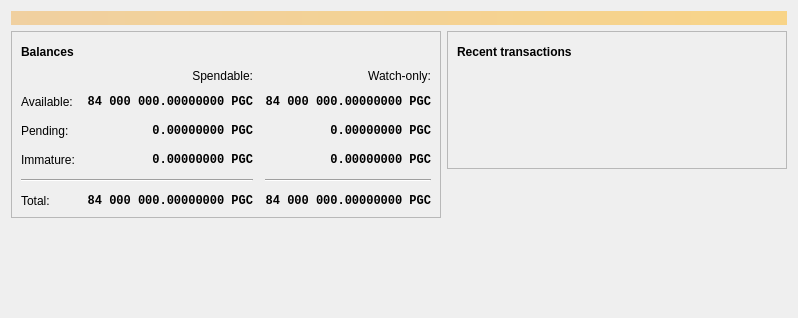
<?xml version="1.0" encoding="UTF-8"?>
<ui version="4.0">
 <class>OverviewPage</class>
 <widget class="QWidget" name="OverviewPage">
  <property name="geometry">
   <rect>
    <x>0</x>
    <y>0</y>
    <width>798</width>
    <height>318</height>
   </rect>
  </property>
  <property name="windowTitle">
   <string>Form</string>
  </property>
  <layout class="QVBoxLayout" name="topLayout">
   <item>
    <widget class="QLabel" name="labelAlerts">
     <property name="visible">
      <bool>false</bool>
     </property>
     <property name="styleSheet">
      <string notr="true">QLabel { background-color: qlineargradient(x1: 0, y1: 0, x2: 1, y2: 0, stop:0 #F0D0A0, stop:1 #F8D488); color:#000000; }</string>
     </property>
     <property name="wordWrap">
      <bool>true</bool>
     </property>
     <property name="margin">
      <number>3</number>
     </property>
     <property name="textInteractionFlags">
      <set>Qt::TextSelectableByMouse</set>
     </property>
    </widget>
   </item>
   <item>
    <layout class="QHBoxLayout" name="horizontalLayout" stretch="1,1">
     <item>
      <layout class="QVBoxLayout" name="verticalLayout_2">
       <item>
        <widget class="QFrame" name="frame">
         <property name="frameShape">
          <enum>QFrame::StyledPanel</enum>
         </property>
         <property name="frameShadow">
          <enum>QFrame::Raised</enum>
         </property>
         <layout class="QVBoxLayout" name="verticalLayout_4">
          <item>
           <layout class="QHBoxLayout" name="horizontalLayout_4">
            <item>
             <widget class="QLabel" name="label_5">
              <property name="font">
               <font>
                <weight>75</weight>
                <bold>true</bold>
               </font>
              </property>
              <property name="text">
               <string>Balances</string>
              </property>
             </widget>
            </item>
            <item>
             <widget class="QPushButton" name="labelWalletStatus">
              <property name="enabled">
               <bool>true</bool>
              </property>
              <property name="maximumSize">
               <size>
                <width>30</width>
                <height>16777215</height>
               </size>
              </property>
              <property name="toolTip">
               <string>The displayed information may be out of date. Your wallet automatically synchronizes with the PenguinCoin network after a connection is established, but this process has not completed yet.</string>
              </property>
              <property name="text">
               <string/>
              </property>
              <property name="icon">
               <iconset resource="../bitcoin.qrc">
                <normaloff>:/icons/warning</normaloff>
                <disabledoff>:/icons/warning</disabledoff>:/icons/warning</iconset>
              </property>
              <property name="iconSize">
               <size>
                <width>24</width>
                <height>24</height>
               </size>
              </property>
              <property name="flat">
               <bool>true</bool>
              </property>
             </widget>
            </item>
            <item>
             <spacer name="horizontalSpacer_3">
              <property name="orientation">
               <enum>Qt::Horizontal</enum>
              </property>
              <property name="sizeHint" stdset="0">
               <size>
                <width>40</width>
                <height>20</height>
               </size>
              </property>
             </spacer>
            </item>
           </layout>
          </item>
          <item>
           <layout class="QGridLayout" name="gridLayout">
            <property name="spacing">
             <number>12</number>
            </property>
            <item row="2" column="2">
             <widget class="QLabel" name="labelWatchPending">
              <property name="font">
               <font>
                <family>Monospace</family>
                <weight>75</weight>
                <bold>true</bold>
               </font>
              </property>
              <property name="cursor">
               <cursorShape>IBeamCursor</cursorShape>
              </property>
              <property name="toolTip">
               <string>Unconfirmed transactions to watch-only addresses</string>
              </property>
              <property name="text">
               <string notr="true">0.00000000 PGC</string>
              </property>
              <property name="alignment">
               <set>Qt::AlignRight|Qt::AlignTrailing|Qt::AlignVCenter</set>
              </property>
              <property name="textInteractionFlags">
               <set>Qt::LinksAccessibleByMouse|Qt::TextSelectableByKeyboard|Qt::TextSelectableByMouse</set>
              </property>
             </widget>
            </item>
            <item row="2" column="1">
             <widget class="QLabel" name="labelUnconfirmed">
              <property name="font">
               <font>
                <family>Monospace</family>
                <weight>75</weight>
                <bold>true</bold>
               </font>
              </property>
              <property name="cursor">
               <cursorShape>IBeamCursor</cursorShape>
              </property>
              <property name="toolTip">
               <string>Total of transactions that have yet to be confirmed, and do not yet count toward the spendable balance</string>
              </property>
              <property name="text">
               <string notr="true">0.00000000 PGC</string>
              </property>
              <property name="alignment">
               <set>Qt::AlignRight|Qt::AlignTrailing|Qt::AlignVCenter</set>
              </property>
              <property name="textInteractionFlags">
               <set>Qt::LinksAccessibleByMouse|Qt::TextSelectableByKeyboard|Qt::TextSelectableByMouse</set>
              </property>
             </widget>
            </item>
            <item row="3" column="2">
             <widget class="QLabel" name="labelWatchImmature">
              <property name="font">
               <font>
                <family>Monospace</family>
                <weight>75</weight>
                <bold>true</bold>
               </font>
              </property>
              <property name="cursor">
               <cursorShape>IBeamCursor</cursorShape>
              </property>
              <property name="toolTip">
               <string>Mined balance in watch-only addresses that has not yet matured</string>
              </property>
              <property name="text">
               <string notr="true">0.00000000 PGC</string>
              </property>
              <property name="alignment">
               <set>Qt::AlignRight|Qt::AlignTrailing|Qt::AlignVCenter</set>
              </property>
              <property name="textInteractionFlags">
               <set>Qt::LinksAccessibleByMouse|Qt::TextSelectableByKeyboard|Qt::TextSelectableByMouse</set>
              </property>
             </widget>
            </item>
            <item row="4" column="0" colspan="2">
             <widget class="Line" name="line">
              <property name="orientation">
               <enum>Qt::Horizontal</enum>
              </property>
             </widget>
            </item>
            <item row="4" column="2">
             <widget class="Line" name="lineWatchBalance">
              <property name="sizePolicy">
               <sizepolicy hsizetype="Preferred" vsizetype="Fixed">
                <horstretch>0</horstretch>
                <verstretch>0</verstretch>
               </sizepolicy>
              </property>
              <property name="minimumSize">
               <size>
                <width>140</width>
                <height>0</height>
               </size>
              </property>
              <property name="orientation">
               <enum>Qt::Horizontal</enum>
              </property>
             </widget>
            </item>
            <item row="5" column="0">
             <widget class="QLabel" name="labelTotalText">
              <property name="text">
               <string>Total:</string>
              </property>
             </widget>
            </item>
            <item row="3" column="1">
             <widget class="QLabel" name="labelImmature">
              <property name="font">
               <font>
                <family>Monospace</family>
                <weight>75</weight>
                <bold>true</bold>
               </font>
              </property>
              <property name="cursor">
               <cursorShape>IBeamCursor</cursorShape>
              </property>
              <property name="toolTip">
               <string>Mined balance that has not yet matured</string>
              </property>
              <property name="text">
               <string notr="true">0.00000000 PGC</string>
              </property>
              <property name="alignment">
               <set>Qt::AlignRight|Qt::AlignTrailing|Qt::AlignVCenter</set>
              </property>
              <property name="textInteractionFlags">
               <set>Qt::LinksAccessibleByMouse|Qt::TextSelectableByKeyboard|Qt::TextSelectableByMouse</set>
              </property>
             </widget>
            </item>
            <item row="2" column="3">
             <spacer name="horizontalSpacer_2">
              <property name="orientation">
               <enum>Qt::Horizontal</enum>
              </property>
              <property name="sizeHint" stdset="0">
               <size>
                <width>40</width>
                <height>20</height>
               </size>
              </property>
             </spacer>
            </item>
            <item row="3" column="0">
             <widget class="QLabel" name="labelImmatureText">
              <property name="text">
               <string>Immature:</string>
              </property>
             </widget>
            </item>
            <item row="5" column="1">
             <widget class="QLabel" name="labelTotal">
              <property name="font">
               <font>
                <family>Monospace</family>
                <weight>75</weight>
                <bold>true</bold>
               </font>
              </property>
              <property name="cursor">
               <cursorShape>IBeamCursor</cursorShape>
              </property>
              <property name="toolTip">
               <string>Your current total balance</string>
              </property>
              <property name="text">
               <string notr="true">84 000 000.00000000 PGC</string>
              </property>
              <property name="alignment">
               <set>Qt::AlignRight|Qt::AlignTrailing|Qt::AlignVCenter</set>
              </property>
              <property name="textInteractionFlags">
               <set>Qt::LinksAccessibleByMouse|Qt::TextSelectableByKeyboard|Qt::TextSelectableByMouse</set>
              </property>
             </widget>
            </item>
            <item row="5" column="2">
             <widget class="QLabel" name="labelWatchTotal">
              <property name="font">
               <font>
                <family>Monospace</family>
                <weight>75</weight>
                <bold>true</bold>
               </font>
              </property>
              <property name="cursor">
               <cursorShape>IBeamCursor</cursorShape>
              </property>
              <property name="toolTip">
               <string>Current total balance in watch-only addresses</string>
              </property>
              <property name="text">
               <string notr="true">84 000 000.00000000 PGC</string>
              </property>
              <property name="alignment">
               <set>Qt::AlignRight|Qt::AlignTrailing|Qt::AlignVCenter</set>
              </property>
              <property name="textInteractionFlags">
               <set>Qt::LinksAccessibleByMouse|Qt::TextSelectableByKeyboard|Qt::TextSelectableByMouse</set>
              </property>
             </widget>
            </item>
            <item row="0" column="2">
             <widget class="QLabel" name="labelWatchonly">
              <property name="text">
               <string>Watch-only:</string>
              </property>
              <property name="alignment">
               <set>Qt::AlignRight|Qt::AlignTrailing|Qt::AlignVCenter</set>
              </property>
             </widget>
            </item>
            <item row="1" column="0">
             <widget class="QLabel" name="labelBalanceText">
              <property name="text">
               <string>Available:</string>
              </property>
             </widget>
            </item>
            <item row="1" column="1">
             <widget class="QLabel" name="labelBalance">
              <property name="font">
               <font>
                <family>Monospace</family>
                <weight>75</weight>
                <bold>true</bold>
               </font>
              </property>
              <property name="cursor">
               <cursorShape>IBeamCursor</cursorShape>
              </property>
              <property name="toolTip">
               <string>Your current spendable balance</string>
              </property>
              <property name="text">
               <string notr="true">84 000 000.00000000 PGC</string>
              </property>
              <property name="alignment">
               <set>Qt::AlignRight|Qt::AlignTrailing|Qt::AlignVCenter</set>
              </property>
              <property name="textInteractionFlags">
               <set>Qt::LinksAccessibleByMouse|Qt::TextSelectableByKeyboard|Qt::TextSelectableByMouse</set>
              </property>
             </widget>
            </item>
            <item row="1" column="2">
             <widget class="QLabel" name="labelWatchAvailable">
              <property name="font">
               <font>
                <family>Monospace</family>
                <weight>75</weight>
                <bold>true</bold>
               </font>
              </property>
              <property name="cursor">
               <cursorShape>IBeamCursor</cursorShape>
              </property>
              <property name="toolTip">
               <string>Your current balance in watch-only addresses</string>
              </property>
              <property name="text">
               <string notr="true">84 000 000.00000000 PGC</string>
              </property>
              <property name="alignment">
               <set>Qt::AlignRight|Qt::AlignTrailing|Qt::AlignVCenter</set>
              </property>
              <property name="textInteractionFlags">
               <set>Qt::LinksAccessibleByMouse|Qt::TextSelectableByKeyboard|Qt::TextSelectableByMouse</set>
              </property>
             </widget>
            </item>
            <item row="2" column="0">
             <widget class="QLabel" name="labelPendingText">
              <property name="text">
               <string>Pending:</string>
              </property>
             </widget>
            </item>
            <item row="0" column="1">
             <widget class="QLabel" name="labelSpendable">
              <property name="text">
               <string>Spendable:</string>
              </property>
              <property name="alignment">
               <set>Qt::AlignRight|Qt::AlignTrailing|Qt::AlignVCenter</set>
              </property>
             </widget>
            </item>
           </layout>
          </item>
         </layout>
        </widget>
       </item>
       <item>
        <spacer name="verticalSpacer">
         <property name="orientation">
          <enum>Qt::Vertical</enum>
         </property>
         <property name="sizeHint" stdset="0">
          <size>
           <width>20</width>
           <height>40</height>
          </size>
         </property>
        </spacer>
       </item>
      </layout>
     </item>
     <item>
      <layout class="QVBoxLayout" name="verticalLayout_3">
       <item>
        <widget class="QFrame" name="frame_2">
         <property name="frameShape">
          <enum>QFrame::StyledPanel</enum>
         </property>
         <property name="frameShadow">
          <enum>QFrame::Raised</enum>
         </property>
         <layout class="QVBoxLayout" name="verticalLayout">
          <item>
           <layout class="QHBoxLayout" name="horizontalLayout_2">
            <item>
             <widget class="QLabel" name="label_4">
              <property name="font">
               <font>
                <weight>75</weight>
                <bold>true</bold>
               </font>
              </property>
              <property name="text">
               <string>Recent transactions</string>
              </property>
             </widget>
            </item>
            <item>
             <widget class="QPushButton" name="labelTransactionsStatus">
              <property name="enabled">
               <bool>true</bool>
              </property>
              <property name="maximumSize">
               <size>
                <width>30</width>
                <height>16777215</height>
               </size>
              </property>
              <property name="toolTip">
               <string>The displayed information may be out of date. Your wallet automatically synchronizes with the PenguinCoin network after a connection is established, but this process has not completed yet.</string>
              </property>
              <property name="text">
               <string/>
              </property>
              <property name="icon">
               <iconset resource="../bitcoin.qrc">
                <normaloff>:/icons/warning</normaloff>
                <disabledoff>:/icons/warning</disabledoff>:/icons/warning</iconset>
              </property>
              <property name="iconSize">
               <size>
                <width>24</width>
                <height>24</height>
               </size>
              </property>
              <property name="flat">
               <bool>true</bool>
              </property>
             </widget>
            </item>
            <item>
             <spacer name="horizontalSpacer">
              <property name="orientation">
               <enum>Qt::Horizontal</enum>
              </property>
              <property name="sizeHint" stdset="0">
               <size>
                <width>40</width>
                <height>20</height>
               </size>
              </property>
             </spacer>
            </item>
           </layout>
          </item>
          <item>
           <widget class="TransactionOverviewWidget" name="listTransactions">
            <property name="styleSheet">
             <string notr="true">QListView { background: transparent; }</string>
            </property>
            <property name="frameShape">
             <enum>QFrame::NoFrame</enum>
            </property>
            <property name="verticalScrollBarPolicy">
             <enum>Qt::ScrollBarAlwaysOff</enum>
            </property>
            <property name="horizontalScrollBarPolicy">
             <enum>Qt::ScrollBarAlwaysOff</enum>
            </property>
            <property name="sizeAdjustPolicy">
             <enum>QAbstractScrollArea::AdjustToContents</enum>
            </property>
            <property name="selectionMode">
             <enum>QAbstractItemView::NoSelection</enum>
            </property>
            <property name="uniformItemSizes">
             <bool>true</bool>
            </property>
           </widget>
          </item>
         </layout>
        </widget>
       </item>
       <item>
        <spacer name="verticalSpacer_2">
         <property name="orientation">
          <enum>Qt::Vertical</enum>
         </property>
         <property name="sizeHint" stdset="0">
          <size>
           <width>20</width>
           <height>40</height>
          </size>
         </property>
        </spacer>
       </item>
      </layout>
     </item>
    </layout>
   </item>
  </layout>
 </widget>
 <customwidgets>
  <customwidget>
   <class>TransactionOverviewWidget</class>
   <extends>QListView</extends>
   <header>qt/transactionoverviewwidget.h</header>
  </customwidget>
 </customwidgets>
 <resources/>
 <connections/>
</ui>
